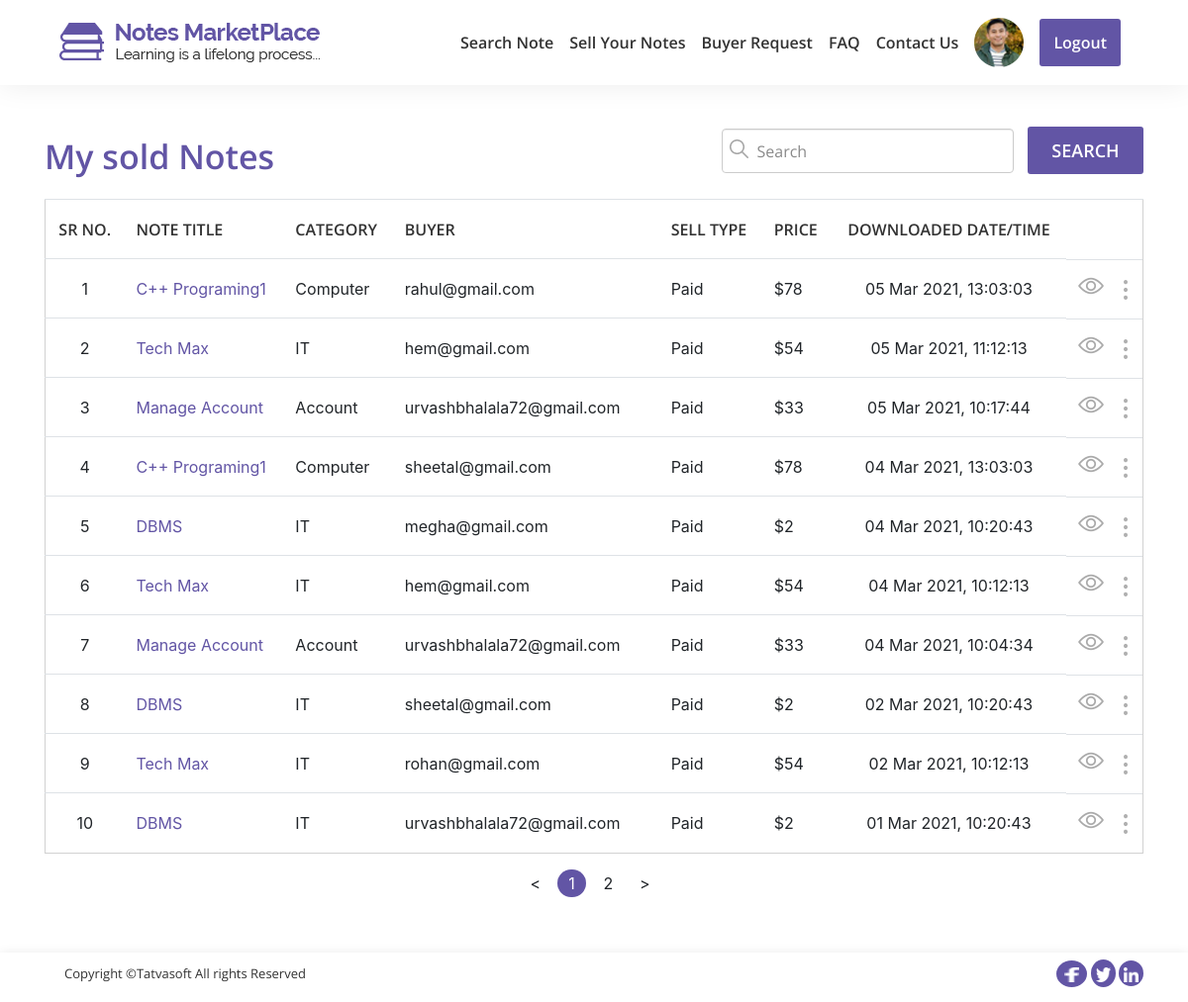
/users/my-sold-notes.php (signed in), run on the app's committed database.
### tables this page shows
CREATE TABLE `order_note` (
  `order_id` int(11) NOT NULL,
  `seller_id` int(11) NOT NULL,
  `user_id` int(11) NOT NULL,
  `note_id` int(11) NOT NULL,
  `is_allowed_to_download` bit(2) NOT NULL DEFAULT b'0',
  `attachment_path` varchar(255) DEFAULT NULL,
  `is_attachment_downloaded` bit(2) NOT NULL DEFAULT b'0',
  `download_time` datetime NOT NULL,
  `is_paid` bit(2) NOT NULL,
  `purchase_price` decimal(10,0) DEFAULT NULL,
  `note_title` varchar(100) NOT NULL,
  `note_category` int(11) NOT NULL,
  `created_date` datetime DEFAULT NULL,
  `created_by` int(11) DEFAULT NULL,
  `updated_date` datetime DEFAULT NULL,
  `updated_by` int(11) DEFAULT NULL,
  `is_active` bit(2) NOT NULL DEFAULT b'1'
);

CREATE TABLE `category` (
  `category_id` int(11) NOT NULL,
  `name` varchar(100) NOT NULL,
  `description` varchar(255) NOT NULL,
  `created_date` datetime DEFAULT NULL,
  `created_by` int(11) DEFAULT NULL,
  `updated_date` datetime DEFAULT NULL,
  `updated_by` int(11) DEFAULT NULL,
  `is_active` bit(2) NOT NULL DEFAULT b'1'
);

CREATE TABLE `users` (
  `user_id` int(11) NOT NULL,
  `role_id` int(11) NOT NULL,
  `fname` varchar(50) NOT NULL,
  `lname` varchar(50) NOT NULL,
  `email` varchar(100) NOT NULL,
  `phone_code` varchar(5) DEFAULT NULL,
  `phone` varchar(20) DEFAULT NULL,
  `password` varchar(24) NOT NULL,
  `is_email_verfied` bit(2) NOT NULL DEFAULT b'0',
  `created_by` int(11) DEFAULT NULL,
  `created_date` datetime DEFAULT NULL,
  `updated_date` datetime DEFAULT NULL,
  `updated_by` int(11) DEFAULT NULL,
  `is_active` bit(2) DEFAULT b'1'
);

### users/my-sold-notes.php (the view, shortened to what this page needs)
<!DOCTYPE html>
<html lang="en">
<?php
    include "process/connection.php";
    $user=$_SESSION["user_id"];
    $query="SELECT note_id,users.email,category.name,note_title,is_paid,purchase_price,is_attachment_downloaded,download_time FROM order_note JOIN users ON order_note.user_id = users.user_id JOIN category ON order_note.note_category = category.category_id WHERE seller_id = '$user' ORDER BY download_time DESC";
    $result=mysqli_query($conn, $query);
?>
<head>
    <link rel="stylesheet" href="css/boostrap/bootstrap.min.css">
    <link rel="stylesheet" href="css/datatables/bootstrap.css">
    <link rel="stylesheet" href="css/animate/animate.min.css">
    <link rel="stylesheet" href="css/datatables/dataTables.bootstrap4.min.css">
    <link rel="stylesheet" href="css/style.css">
</head>
<body>
    <div class="we-wrapper">
        <?php include "includes/header.php"; ?>
        <section id="my-sold-notes">
            <div class="container">
                <div class=" search-tab row d-flex pt-5">
                    <div class="col-md-auto  col-sm-12 align-self-center  animated fadeInLeft">
                        <h2>My sold Notes</h2>
                    </div>
                    <div class="col-md-auto col-sm-12 ml-auto   ">
                        <form>
                            <div class="form-group ">
                                <span class=" search-me">
                                    <img class=" field-icon-search" src="img/icons/search-icon.png">
                                    <input type="text" name="full-name" id="" class=" search-me form-search tbl-searchbox searchMeTable" placeholder="Search" />
                                </span>
                                <button class="search-btn table_serach_btn">Search</button>
                            </div>
                        </form>
                    </div>
                </div>
                <section class="table-container-row10" id="my-sold-notes-table">
                    <div class="table-responsive  animated slideInUp">
                        <table class="table  my-tables paginated" id="myTable1">
                            <thead>
                                <tr>
                                    <td class="align-middle text-center">Sr No.</td>
                                    <td class="align-middle">Note Title</td>
                                    <td class="align-middle">Category</td>
                                    <td class="align-middle">Buyer</td>
                                    <td class="align-middle">Sell Type</td>
                                    <td class="align-middle">Price</td>
                                    <td class="align-middle text-center">Downloaded Date/Time</td>
                                    <td></td>
                                </tr>
                            </thead>
                            <tbody>
                                <?php $i=1;  while($row=mysqli_fetch_assoc($result)){ ?>
                                <tr>
                                    <td><?php echo $i; ?></td>
                                    <td onclick="window.location.href = 'notes-detail.php?note_id=<?php echo $row['note_id'];?>';"><?php echo $row['note_title']; ?></td>
                                    <td><?php echo $row['name']; ?></td>
                                    <td><?php echo $row['email']; ?></td>
                                    <?php if($row['is_paid'] == 1){ ?>
                                    <td><?php echo "Paid"?></td>
                                    <?php }
                                    ?>
                                    <td>$<?php echo $row['purchase_price']; ?></td>
                                    <td class="text-center">
                                        <?php
                                         $time=strtotime($row['download_time']);
                                          $t=date("d M Y, H:i:s", $time);
                                          echo $t;  ?>
                                    </td>
                                    <td class="d-block"><a href="notes-detail.php?note_id=<?php echo $row['note_id'];?>"><img class="d-inline-block align-middle mr-3" src="img/icons/eye.png" alt="eye"></a>
                                        <div class="dropdown d-inline-block pull-right align-middle">
                                            <a class="toggle" href="#" data-toggle="dropdown"><img class="d-inline-block align-middle" src="img/icons/dots.png" alt="dots"></a>
                                        </div>
                                    </td>
                                </tr>
                                <?php $i++; }?>
                            </tbody>
                        </table>
                    </div>
                </section>
            </div>
        </section>
        <?php include "includes/footer.php"; ?>
    </div>
</body>
</html>

### users/css/style.css (style rules this page uses)
html, body { height: 100%; }
.we-wrapper { padding-top: 80px; }
section { background: #fff; overflow: hidden; width: 100%; }
.form-group { margin-bottom: 0; }
input::placeholder { color: #8a8a8a; font-size: 16px; font-weight: 400px; font-family: "Open Sans", sans-serif; }
.form-search { height: 45px; padding: 6px 10px; width: auto; font-size: 16px; line-height: 1.428571429; color: #555555; background-color: #fff; background-image: none; border: 1px solid #ccc; border-radius: 4px; -webkit-box-shadow: inset 0 1px 1px rgba(0, 0, 0, 0.075); box-shadow: inset 0 1px 1px rgba(0, 0, 0, 0.075); -webkit-transition: border-color ease-in-out 0.15s, box-shadow ease-in-out 0.15s; -o-transition: border-color ease-in-out 0.15s, box-shadow ease-in-out 0.15s; transition: border-color ease-in-out 0.15s, box-shadow ease-in-out 0.15s; margin-bottom: 20px; }
.search-me .form-search, .search-me .form-control { padding-left: 35px; }
.field-icon-search { float: left; position: absolute; top: 13px; z-index: 2; margin-left: 8px; color: #333333 !important; }
a { color: #333333; }
button { font-family: "Open Sans", sans-serif; text-transform: uppercase; outline: 0; background-color: #6255a5; width: 100%; border: 0; padding: 10px; color: #FFFFFF; font-size: 18px; -webkit-transition: all 0.3 ease; transition: all 0.3 ease; cursor: pointer; font-weight: 600; border-radius: 3px; }
.search-btn { font-family: "Open Sans", sans-serif; text-transform: uppercase; cursor: pointer; background-color: #6255a5; margin: 0 0 20px 10px; width: 117px; font-weight: 600; font-size: 18px; border-radius: 3px; color: #fff; }
table thead tr { font-family: "Open Sans", sans-serif; font-size: 16px; font-weight: 600; line-height: 20px; color: #333333; height: 60px; padding: 0; }
.table > tbody > tr > td { vertical-align: middle; height: 60px; font-size: 16px; }
.table > thead > tr > td { text-transform: uppercase; }
.my-tables { border: 1px solid #d1d1d1; }
.my-tables thead { width: 100%; }
.search-tab { margin: 0 0 5px 0; width: inherit; }
.search-tab .form-group { width: 100%; }
.search-tab div { padding: 0; }
.search-tab h2, #Admin-dashboard h2 { color: #6255a5; font-family: "Open Sans", sans-serif; font-weight: 600; font-size: 34px; line-height: 38px; }
#spam-report .table > tbody > tr > td:nth-child(3), #downloaded-notes table > tbody > tr > td:nth-child(2), .table-container-row10 table > tbody > tr > td:nth-child(2), #my-requested-notes table > tbody > tr > td:nth-last-child(2), #published-notes table > tbody > tr > td:nth-last-child(2), #published-notes table > tbody > tr > td:nth-child(2), #Admin-dashboard table > tbody > tr > td:nth-last-child(2) { color: #6255a5; }
#spam-report .table > tbody > tr > td > i:nth-child(2), .table-container-row10 table > tbody > tr > td > div { padding-top: 5px; }
#my-sold-notes-table table > tbody > tr > td:nth-child(4) { padding-right: 30px; }
.table-container-row10 table > tbody > tr > td:first-child, #downloaded-note-table table > tbody > tr > td:first-child, #members table tr td:first-child, #members table tr td:nth-child(5), #published-notes tr td:nth-last-child(2) { padding-left: 0px; padding-right: 0px; text-align: center; }
#dashboard .data-range .card1, { margin-bottom: 5px; }
input, .rate, button { font-size: 16px; padding: 8px; }
button { min-width: 48px; min-height: 48px; }

### data on the page
order_note: note_title "C++ Programing1", note_category.name "Computer", user.email "rahul@gmail.com", is_paid "Paid", purchase_price "78", download_time "05 Mar 2021, 13:03:03"
order_note: note_title "Tech Max", note_category.name "IT", user.email "hem@gmail.com", is_paid "Paid", purchase_price "54", download_time "05 Mar 2021, 11:12:13"
order_note: note_title "Manage Account", note_category.name "Account", user.email "urvashbhalala72@gmail.com", is_paid "Paid", purchase_price "33", download_time "05 Mar 2021, 10:17:44"
order_note: note_title "C++ Programing1", note_category.name "Computer", user.email "sheetal@gmail.com", is_paid "Paid", purchase_price "78", download_time "04 Mar 2021, 13:03:03"
order_note: note_title "DBMS", note_category.name "IT", user.email "megha@gmail.com", is_paid "Paid", purchase_price "2", download_time "04 Mar 2021, 10:20:43"
order_note: note_title "Tech Max", note_category.name "IT", user.email "hem@gmail.com", is_paid "Paid", purchase_price "54", download_time "04 Mar 2021, 10:12:13"
order_note: note_title "Manage Account", note_category.name "Account", user.email "urvashbhalala72@gmail.com", is_paid "Paid", purchase_price "33", download_time "04 Mar 2021, 10:04:34"
order_note: note_title "DBMS", note_category.name "IT", user.email "sheetal@gmail.com", is_paid "Paid", purchase_price "2", download_time "02 Mar 2021, 10:20:43"
order_note: note_title "Tech Max", note_category.name "IT", user.email "rohan@gmail.com", is_paid "Paid", purchase_price "54", download_time "02 Mar 2021, 10:12:13"
order_note: note_title "DBMS", note_category.name "IT", user.email "urvashbhalala72@gmail.com", is_paid "Paid", purchase_price "2", download_time "01 Mar 2021, 10:20:43"
